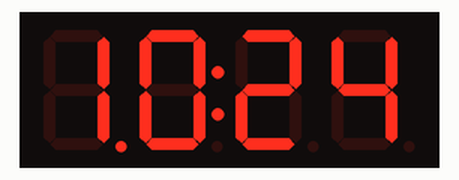
Simulated run of this sketch. Board: ATtiny85, built with avr-gcc and run on an emulated ATtiny85. Parts: 4-digit seven-segment display. The local clock reads 2024-03-15 10:24:30 at power-on unless the sketch sets it.

Above: at 0.1 s.
At 90.1 s:
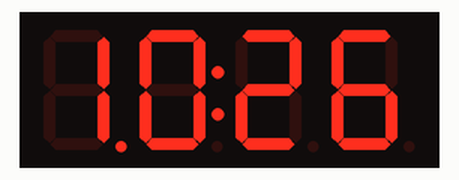

The sketch:

Digispark-DS3231-TM1637-Digital-Clock-OK.ino
```cpp
// DS3231 RTC + TM1637 4-digit display for digital clock using Digispark
// Tested on Digispark....should work on other modules e.g. ATTiny85, Uno R3, ProMini, Nano etc

//Libs used:
//  Using library Time at version 1.5 in folder: C:\PoratableApps\arduino-1.8.1-windows\arduino-1.8.1\portable\sketchbook\libraries\Time
//  Using library Wire in folder: C:\PoratableApps\arduino-1.8.1-windows\arduino-1.8.1\portable\packages\digistump\hardware\avr\1.6.7\libraries\Wire (legacy)

// v1: display digital clock
// v2: display digital clock + alternate to Temp (TODO)

#include "TM1637Display.h"              //Display TM1637 library
#include "DS1307RTC.h"                  //DS1307RTC (Real-Time Clock Library) - Pins to Arduino UNO: #A4 (SDA), #A5 (SCK/SCL)
#include "Time.h"

// Address is same for DS1307 and DS3231
#define DS1307_I2C_ADDRESS 0x68         // This is the I2C address (RTC)

// Module connection pins (Digital Pins)
#define CLK 4          //Arduino UNO conection on Pin #4  = CLK of Display Module
#define DIO 3          //Arduino UNO conection on Pin #3  = DIO of Display Module

// Display Segments:
//      A
//     ----
//  F |    | B
//     - G-
//  E |    | C
//     ----
//      D
//

// Value of each segment to convert Binary to Decimal
// (Add all corresponding numbers of segments "ON")
//
//      0
//     ----
// 16 |    | 1
//     -32-
//  8 |    | 2
//     ----
//      4
//


uint8_t data[] = {      // Data with colon

  0b10111111, // 0
  0b10000110, // 1
  0b11011011, // 2
  0b11001111, // 3
  0b11100110, // 4
  0b11101101, // 5
  0b11111101, // 6
  0b10000111, // 7
  0b11111111, // 8
  0b11101111, // 9
  0b00000000, // 10
  0b01111001,    // E

};

int hh, mm, ss;
TM1637Display display(CLK, DIO);


void setup() {

  display.setBrightness (0x0a);//(0x0f) is the max brightness;

  //Clear all digits of display
  display.setSegments(data + 10, 1, 0);                          // Clear digit #1
  display.setSegments(data + 10, 1, 1);                          // Clear digit #2
  display.setSegments(data + 10, 1, 2);                          // Clear digit #3
  display.setSegments(data + 10, 1, 3);                          // Clear digit #4
}


void loop() {
  // https://www.pjrc.com/teensy/td_libs_DS1307RTC.html
  tmElements_t tm;

  if (RTC.read(tm)) {
    hh = tm.Hour;
    mm = tm.Minute;
    ss = tm.Second;

    display.setSegments(data + (hh / 10),  1, 0);              //Display 1 (Hours - Ten)
    display.setSegments(data + (hh % 10),  1, 1);              //Display 2 (Hours - Unit)
    display.showNumberDec(mm, true, 2, 2);                     //Display 3 & 4 (Hours)
  } else {
    display.setSegments(data + 11, 1, 0);                          // Error 'E'
  }
}
```

Measured:
- what the display in image 0 shows lasts 29.9 s, from 0.1 s to 30.0 s
